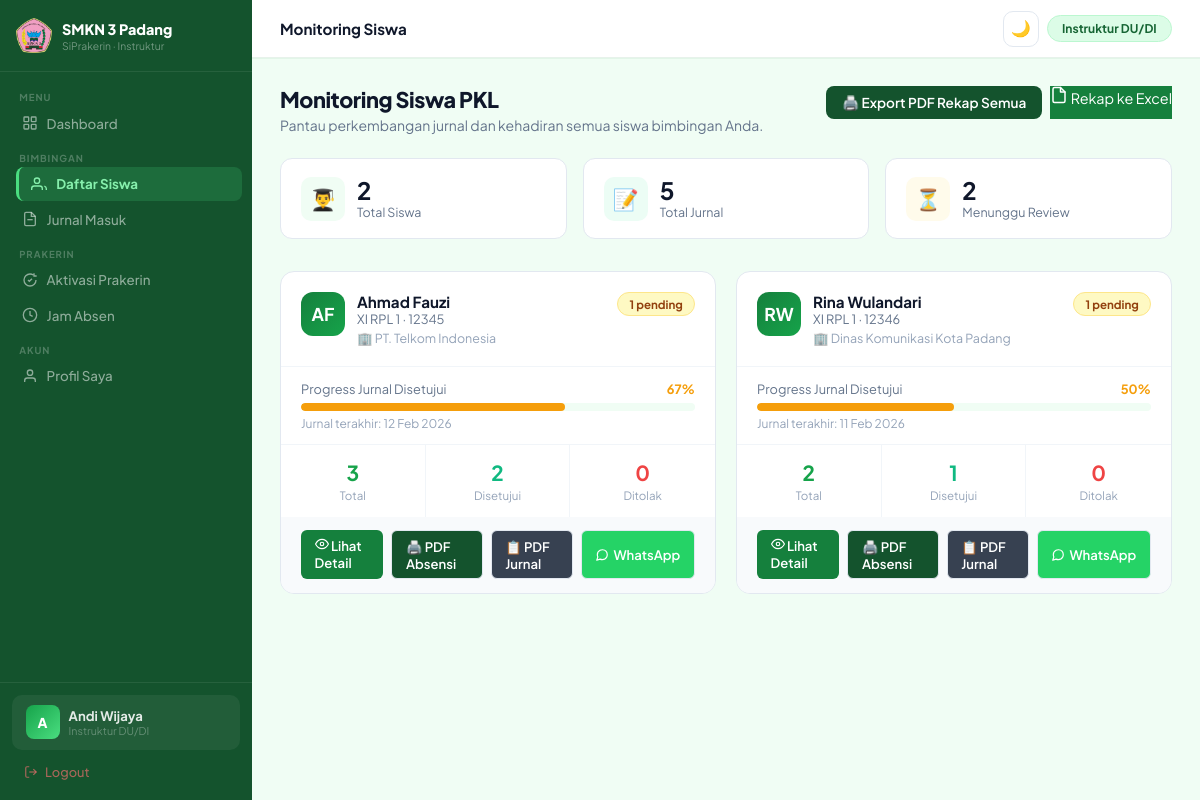
Screenshot of /instruktur/monitoring/index.php (signed in) with the database file from the repository.
### tables this page shows
CREATE TABLE `siswa` (
  `id` int(11) NOT NULL AUTO_INCREMENT,
  `user_id` int(11) NOT NULL,
  `nis` varchar(20) NOT NULL,
  `nisn` varchar(20) DEFAULT NULL,
  `kelas` varchar(20) NOT NULL,
  `jurusan` varchar(50) DEFAULT NULL,
  `guru_id` int(11) DEFAULT NULL,
  `tempat_pkl_id` int(11) DEFAULT NULL,
   
  `jenis_kelamin` enum('pria','wanita') DEFAULT NULL,
  `tempat_lahir` varchar(100) DEFAULT NULL,
  `tanggal_lahir` date DEFAULT NULL,
  `alamat` text DEFAULT NULL,
  `no_hp` varchar(20) DEFAULT NULL,
  `email` varchar(100) DEFAULT NULL,
  `foto` varchar(255) DEFAULT NULL,
   
  `nama_ayah` varchar(100) DEFAULT NULL,
  `alamat_ortu` text DEFAULT NULL,
  `no_hp_ortu` varchar(20) DEFAULT NULL,
  PRIMARY KEY (`id`),
  KEY `user_id` (`user_id`),
  KEY `tempat_pkl_id` (`tempat_pkl_id`),
  KEY `guru_id` (`guru_id`),
  CONSTRAINT `siswa_ibfk_1` FOREIGN KEY (`user_id`)       REFERENCES `users` (`id`)      ON DELETE CASCADE,
  CONSTRAINT `siswa_ibfk_2` FOREIGN KEY (`tempat_pkl_id`) REFERENCES `tempat_pkl` (`id`) ON DELETE SET NULL,
  CONSTRAINT `siswa_ibfk_3` FOREIGN KEY (`guru_id`)       REFERENCES `guru` (`id`)       ON DELETE SET NULL
);

CREATE TABLE `users` (
  `id` int(11) NOT NULL AUTO_INCREMENT,
  `nama` varchar(100) NOT NULL,
  `username` varchar(50) NOT NULL,
  `password` varchar(255) NOT NULL,
  `role` enum('admin','siswa','guru') NOT NULL,
  `created_at` timestamp NOT NULL DEFAULT current_timestamp(),
  PRIMARY KEY (`id`),
  UNIQUE KEY `username` (`username`)
);

CREATE TABLE `tempat_pkl` (
  `id` int(11) NOT NULL AUTO_INCREMENT,
  `nama_tempat` varchar(150) NOT NULL,
  `alamat` text DEFAULT NULL,
  `pembimbing_lapangan` varchar(100) DEFAULT NULL,
  `no_hp` varchar(20) DEFAULT NULL,
  `kuota` int(11) DEFAULT 0,
  `created_at` timestamp NOT NULL DEFAULT current_timestamp(),
  PRIMARY KEY (`id`)
);

### instruktur/monitoring/index.php (the view, shortened to what this page needs)
<?php
require '../../config/database.php';
$user_id = $_SESSION['user_id'];
$stmt = mysqli_prepare($conn, "SELECT id FROM instruktur WHERE user_id = ?");
mysqli_stmt_bind_param($stmt, "i", $user_id);
mysqli_stmt_execute($stmt);
$guru = mysqli_fetch_assoc(mysqli_stmt_get_result($stmt));
$guru_id = $guru['id'] ?? 0;
$stmt2 = mysqli_prepare($conn, "
    SELECT
        s.id, s.nis, s.kelas, s.jurusan, s.no_hp,
        u.nama,
        tp.nama_tempat,
        COUNT(j.id)                                      AS total_jurnal,
        SUM(j.status = 'disetujui')                      AS jurnal_ok,
        SUM(j.status = 'pending')                        AS jurnal_pending,
        SUM(j.status = 'ditolak')                        AS jurnal_tolak,
        MAX(j.tanggal)                                   AS jurnal_terakhir
    FROM siswa s
    JOIN users u ON s.user_id = u.id
    LEFT JOIN tempat_pkl tp ON s.tempat_pkl_id = tp.id
    LEFT JOIN jurnal j ON j.siswa_id = s.id
    WHERE s.instruktur_id = ?
    GROUP BY s.id
    ORDER BY s.kelas, u.nama
");
mysqli_stmt_bind_param($stmt2, "i", $guru_id);
mysqli_stmt_execute($stmt2);
$siswa_list = mysqli_stmt_get_result($stmt2);
require '../layout/header.php';
?>
<?php
$tot_siswa = mysqli_num_rows($siswa_list);
mysqli_data_seek($siswa_list, 0);
$tot_jurnal = 0; $tot_pending = 0;
$rows = [];
while ($r = mysqli_fetch_assoc($siswa_list)) {
    $rows[] = $r;
    $tot_jurnal  += $r['total_jurnal'];
    $tot_pending += $r['jurnal_pending'];
}
?>
<div class="fade-in">
<div class="page-header">
    <div>
        <h1>Monitoring Siswa PKL</h1>
        <p>Pantau perkembangan jurnal dan kehadiran semua siswa bimbingan Anda.</p>
    </div>
    <div style="display:flex;gap:8px;flex-wrap:wrap;">
        <a href="../../export/rekap_semua.php" target="_blank"
           style="display:inline-flex;align-items:center;gap:6px;padding:.5rem 1rem;background:#14532d;color:#fff;border-radius:8px;font-size:.85rem;font-weight:600;text-decoration:none;">
            🖨️ Export PDF Rekap Semua
        </a>
        <a href="rekap_excel.php" class="btn-primary-custom">
            <svg width="18" height="18" viewBox="0 0 24 24" fill="none" stroke="currentColor" stroke-width="2" stroke-linecap="round" stroke-linejoin="round"><path d="M14 2H6a2 2 0 0 0-2 2v16a2 2 0 0 0 2 2h12a2 2 0 0 0 2-2V8z"></path><polyline points="14 2 14 8 20 8"></polyline></svg>
        Rekap ke Excel
    </a>
    </div>
</div>
<div class="stats-mini">
    <div class="stat-mini-card">
        <div class="stat-icon" style="background:#f0fdf4;color:#16a34a;">👨‍🎓</div>
        <div><h4><?= $tot_siswa ?></h4><p>Total Siswa</p></div>
    </div>
    <div class="stat-mini-card">
        <div class="stat-icon" style="background:#ecfdf5;color:#10b981;">📝</div>
        <div><h4><?= $tot_jurnal ?></h4><p>Total Jurnal</p></div>
    </div>
    <div class="stat-mini-card">
        <div class="stat-icon" style="background:#fffbeb;color:#f59e0b;">⏳</div>
        <div><h4><?= $tot_pending ?></h4><p>Menunggu Review</p></div>
    </div>
</div>
<?php if (empty($rows)): ?>
    <div style="text-align:center;padding:4rem;background:white;border-radius:14px;border:1px solid var(--border);">
        <div style="font-size:3rem;margin-bottom:1rem;">👨‍🎓</div>
        <h3 style="color:#64748b;">Belum ada siswa bimbingan</h3>
        <p style="color:#94a3b8;margin-top:0.5rem;">Hubungi admin untuk menambahkan siswa ke daftar bimbingan Anda.</p>
    </div>
<?php else: ?>
<div class="student-grid">
<?php foreach ($rows as $s):
    $pct = $s['total_jurnal'] > 0 ? round(($s['jurnal_ok'] / $s['total_jurnal']) * 100) : 0;
    $bar_color = $pct >= 80 ? '#10b981' : ($pct >= 50 ? '#f59e0b' : '#ef4444');
    $initials = implode('', array_map(fn($w) => $w[0], array_slice(explode(' ', $s['nama']), 0, 2)));
?>
<div class="student-card">
    <div class="card-top">
        <div style="display:flex;gap:12px;align-items:flex-start;">
            <div class="student-avatar"><?= strtoupper($initials) ?></div>
            <div>
                <div style="font-weight:700;font-size:0.95rem;"><?= htmlspecialchars($s['nama']) ?></div>
                <div style="font-size:0.8rem;color:#64748b;"><?= $s['kelas'] ?> · <?= htmlspecialchars($s['nis']) ?></div>
                <div style="font-size:0.78rem;color:#94a3b8;margin-top:3px;">
                    🏢 <?= $s['nama_tempat'] ? htmlspecialchars($s['nama_tempat']) : 'Belum ditempatkan' ?>
                </div>
            </div>
        </div>
        <?php if ($s['jurnal_pending'] > 0): ?>
            <span class="badge badge-warning"><?= $s['jurnal_pending'] ?> pending</span>
        <?php else: ?>
            <span class="badge badge-success">Up to date</span>
        <?php endif; ?>
    </div>
    <div style="padding:0.85rem 1.25rem;border-bottom:1px solid #f1f5f9;">
        <div style="display:flex;justify-content:space-between;font-size:0.8rem;margin-bottom:5px;">
            <span style="color:#64748b;">Progress Jurnal Disetujui</span>
            <span style="font-weight:700;color:<?= $bar_color ?>;"><?= $pct ?>%</span>
        </div>
        <div class="progress-bar-wrap">
            <div class="progress-bar-fill" style="width:<?= $pct ?>%;background:<?= $bar_color ?>;"></div>
        </div>
        <?php if ($s['jurnal_terakhir']): ?>
        <div style="font-size:0.75rem;color:#94a3b8;margin-top:5px;">
            Jurnal terakhir: <?= date('d M Y', strtotime($s['jurnal_terakhir'])) ?>
        </div>
        <?php endif; ?>
    </div>
    <div class="card-stats">
        <div class="card-stat">
            <div class="num" style="color:#16a34a;"><?= $s['total_jurnal'] ?></div>
            <div class="lbl">Total</div>
        </div>
        <div class="card-stat">
            <div class="num" style="color:#10b981;"><?= $s['jurnal_ok'] ?></div>
            <div class="lbl">Disetujui</div>
        </div>
        <div class="card-stat">
            <div class="num" style="color:#ef4444;"><?= $s['jurnal_tolak'] ?></div>
            <div class="lbl">Ditolak</div>
        </div>
    </div>
    <div class="card-footer">
        <a href="detail_siswa.php?id=<?= $s['id'] ?>" class="btn-primary-custom btn-sm">
            <svg width="14" height="14" viewBox="0 0 24 24" fill="none" stroke="currentColor" stroke-width="2" stroke-linecap="round" stroke-linejoin="round"><path d="M1 12s4-8 11-8 11 8 11 8-4 8-11 8-11-8-11-8z"></path><circle cx="12" cy="12" r="3"></circle></svg>
            Lihat Detail
        </a>
        <a href="../../export/absensi.php?siswa_id=<?= $s['id'] ?>" target="_blank"
           class="btn-ghost-si btn-sm" style="background:#14532d;color:#fff;">
            🖨️ PDF Absensi
        </a>
        <a href="../../export/jurnal.php?siswa_id=<?= $s['id'] ?>" target="_blank"
           class="btn-ghost-si btn-sm" style="background:#374151;color:#fff;">
            📋 PDF Jurnal
        </a>
        <?php if ($s['no_hp']): ?>
        <a href="https://wa.me/<?= preg_replace('/^0/', '62', $s['no_hp']) ?>" target="_blank" class="btn-ghost-si btn-sm" style="background:#25D366;color:white;">
            WhatsApp
        </a>
        <?php endif; ?>
    </div>
</div>
<?php endforeach; ?>
</div>
<?php endif; ?>
</div>
<?php require '../layout/footer.php'; ?>

### instruktur/layout/header.php (style rules this page uses)
:root { --primary:#15803d; --primary-dark:#166534; --primary-light:#16a34a; --primary-glow:rgba(21,128,61,.15); --green-900:#14532d; --green-800:#166534; --green-700:#15803d; --green-600:#16a34a; --green-500:#22c55e; --green-400:#4ade80; --green-200:#bbf7d0; --green-100:#dcfce7; --green-50:#f0fdf4; --sidebar-bg:#14532d; --sidebar-w:252px; --topbar-h:58px; --text:#0f172a; --muted:#64748b; --border:#e2e8f0; --bg:#f0fdf4; --surface:#ffffff; --r:12px; --brand:#14532d; --accent:#16a34a; --text-main:#0f172a; }
*,*::before,*::after { margin:0;padding:0;box-sizing:border-box; }
html { scroll-behavior:smooth; }
body { font-family:'Plus Jakarta Sans',sans-serif;background:var(--bg);color:var(--text);font-size:.9rem; }
a { text-decoration:none;color:inherit;transition:.15s; }
.page-header { margin-bottom:1.5rem;display:flex;justify-content:space-between;align-items:flex-start;flex-wrap:wrap;gap:12px; }
.page-header h1 { font-size:1.35rem;font-weight:800;letter-spacing:-.02em; }
.page-header p { color:var(--muted);font-size:.875rem;margin-top:3px; }
.btn-primary-custom,.btn-brand { background:var(--primary);color:#fff; }
.btn-sm { padding:.35rem .8rem;font-size:.78rem; }
.btn-ghost-si { background:transparent;color:var(--muted);border:1px solid var(--border);padding:.3rem .75rem;border-radius:7px;font-size:.78rem;font-weight:600;display:inline-flex;align-items:center;gap:4px;transition:.15s; }
.badge { padding:.22rem .7rem;border-radius:20px;font-size:.72rem;font-weight:700;display:inline-flex;align-items:center;gap:4px; }
.badge-yellow,.bg-amber,.badge-warning { background:#fef9c3;color:#92400e;border:1px solid #fde68a; }
.fade,.fade-in { animation:up .35s ease; }

### instruktur/monitoring/index.php (style rules this page uses)
.stats-mini { display:grid; grid-template-columns:repeat(auto-fit,minmax(160px,1fr)); gap:1rem; margin-bottom:2rem; }
.stat-mini-card { background:white; border-radius:12px; border:1px solid var(--border); padding:1.1rem 1.25rem; display:flex; align-items:center; gap:12px; }
.stat-icon { width:44px;height:44px;border-radius:10px;display:flex;align-items:center;justify-content:center;font-size:1.3rem;flex-shrink:0; }
.stat-mini-card h4 { font-size:1.5rem;font-weight:700;line-height:1; }
.stat-mini-card p { font-size:0.78rem;color:#64748b;margin-top:2px; }
.student-grid { display:grid; grid-template-columns:repeat(auto-fill,minmax(320px,1fr)); gap:1.25rem; }
.student-card { background:white; border-radius:14px; border:1px solid var(--border); overflow:hidden; transition:0.3s; }
.card-top { padding:1.25rem; border-bottom:1px solid #f1f5f9; display:flex; justify-content:space-between; align-items:flex-start; }
.student-avatar { width:44px;height:44px;border-radius:12px; background:linear-gradient(135deg,#15803d,#16a34a); display:flex;align-items:center;justify-content:center; color:white;font-weight:700;font-size:1.1rem;flex-shrink:0; }
.progress-bar-wrap { background:#f0fdf4; border-radius:6px; height:8px; margin-top:6px; overflow:hidden; }
.progress-bar-fill { height:100%; border-radius:6px; transition:width 0.6s ease; }
.card-stats { display:grid; grid-template-columns:repeat(3,1fr); text-align:center; }
.card-stat { padding:0.85rem 0.5rem; border-right:1px solid #f1f5f9; }
.card-stat:last-child { border-right:none; }
.card-stat .num { font-size:1.3rem; font-weight:700; }
.card-stat .lbl { font-size:0.72rem; color:#94a3b8; margin-top:2px; }
.card-footer { padding:0.85rem 1.25rem; background:#f8fafc; display:flex; gap:8px; }
.btn-sm { padding:0.4rem 0.85rem; font-size:0.82rem; border-radius:6px; font-weight:600; }

### rows the page displays
siswa: user.nama "AF", user.nama "Ahmad Fauzi", kelas "XI RPL 1", nis "12345", tempat_pkl.nama_tempat "PT. Telkom Indonesia", jurnal_pending "1", pct "67", jurnal_terakhir "12 Feb 2026", total_jurnal "3", jurnal_ok "2", jurnal_tolak "0"
siswa: user.nama "RW", user.nama "Rina Wulandari", kelas "XI RPL 1", nis "12346", tempat_pkl.nama_tempat "Dinas Komunikasi Kota Padang", jurnal_pending "1", pct "50", jurnal_terakhir "11 Feb 2026", total_jurnal "2", jurnal_ok "1", jurnal_tolak "0"

### other values shown
substr($_SESSION['nama']??'I',0,1) "A"
substr($_SESSION['nama']??'',0,16) "Andi Wijaya"
$page_title "Monitoring Siswa"
$tot_siswa "2"
$tot_jurnal "5"
$tot_pending "2"
